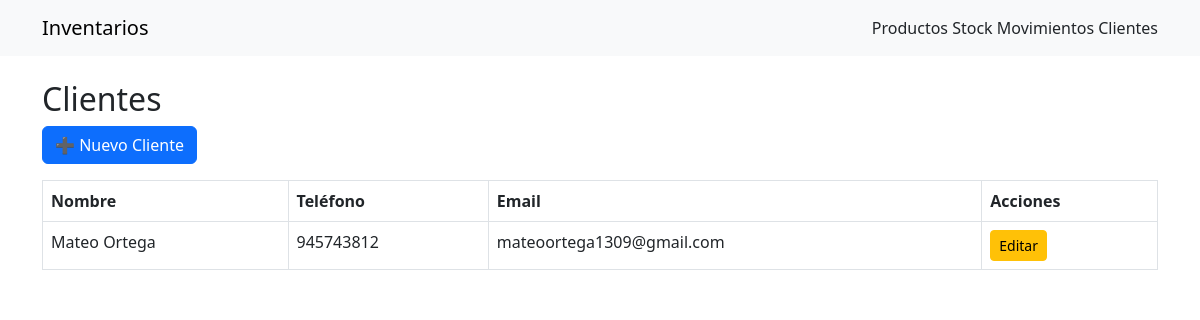
The app's page /clients, older data.
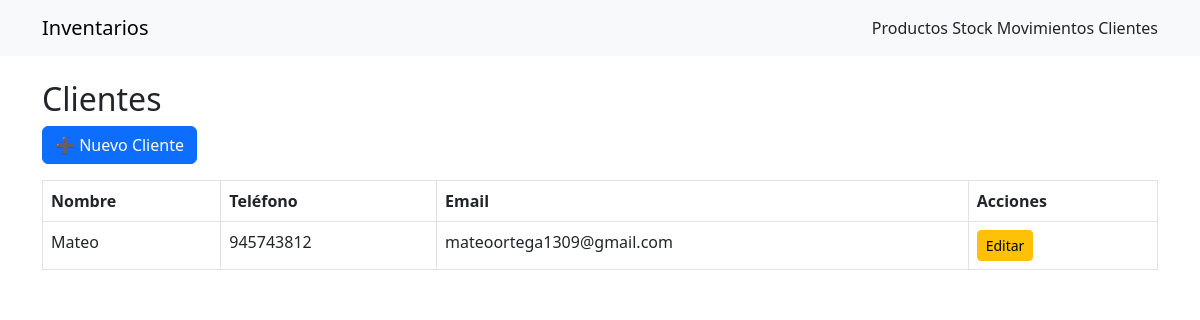
The same page, newer data.
### app.py (models this page shows)
class Client(db.Model):
    id = db.Column(db.Integer, primary_key=True)
    name = db.Column(db.String(100), nullable=False)
    phone = db.Column(db.String(50))
    email = db.Column(db.String(100))
    created_at = db.Column(db.DateTime, default=datetime.utcnow)

### app.py (the view)
@app.route('/clients')
def clients():
    clients = Client.query.order_by(Client.name).all()
    return render_template('clients.html', clients=clients)

### templates/clients.html
{% extends "base.html" %}
{% block content %}
<h2>Clientes</h2>
<a href="{{ url_for('new_client') }}" class="btn btn-primary mb-3">➕ Nuevo Cliente</a>
<table class="table table-bordered">
    <thead>
        <tr>
            <th>Nombre</th>
            <th>Teléfono</th>
            <th>Email</th>
            <th>Acciones</th>
        </tr>
    </thead>
    <tbody>
    {% for client in clients %}
        <tr>
            <td>{{ client.name }}</td>
            <td>{{ client.phone or '-' }}</td>
            <td>{{ client.email or '-' }}</td>
            <td>
                <a href="{{ url_for('edit_client', client_id=client.id) }}" class="btn btn-sm btn-warning">Editar</a>
            </td>
        </tr>
    {% else %}
        <tr><td colspan="4" class="text-center">No hay clientes registrados</td></tr>
    {% endfor %}
    </tbody>
</table>
{% endblock %}

### templates/base.html (shortened to what this page needs)
<!doctype html>
<html lang="es">
<head>
  <link href="https://cdn.jsdelivr.net/npm/bootstrap@5.3.0/dist/css/bootstrap.min.css" rel="stylesheet">
</head>
<body>
<nav class="navbar navbar-expand-lg navbar-light bg-light mb-4">
  <div class="container">
    <a class="navbar-brand" href="{{ url_for('inventory') }}">Inventarios</a>
    <div>
      <a class="nav-link d-inline" href="{{ url_for('products') }}">Productos</a>
      <a class="nav-link d-inline" href="{{ url_for('inventory') }}">Stock</a>
      <a class="nav-link d-inline" href="{{ url_for('movements') }}">Movimientos</a>
      <a class="nav-link d-inline" href="{{ url_for('clients') }}">Clientes</a>
    </div>
  </div>
</nav>
<div class="container">
  {% block content %}{% endblock %}
</div>
</body>
</html>

Row changes from the older to the newer data that the page shows:
changed Client "mateoortega1309@gmail.com": name "Mateo Ortega" → "Mateo"
